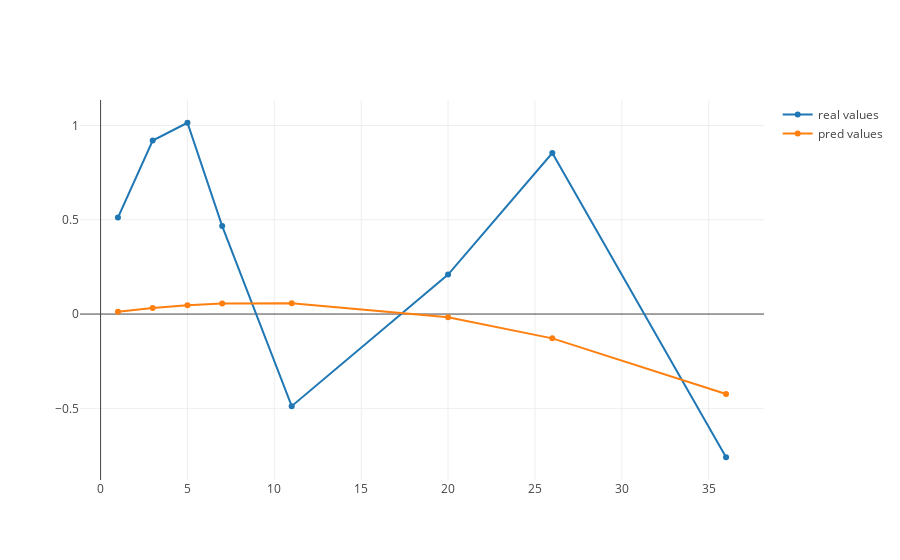
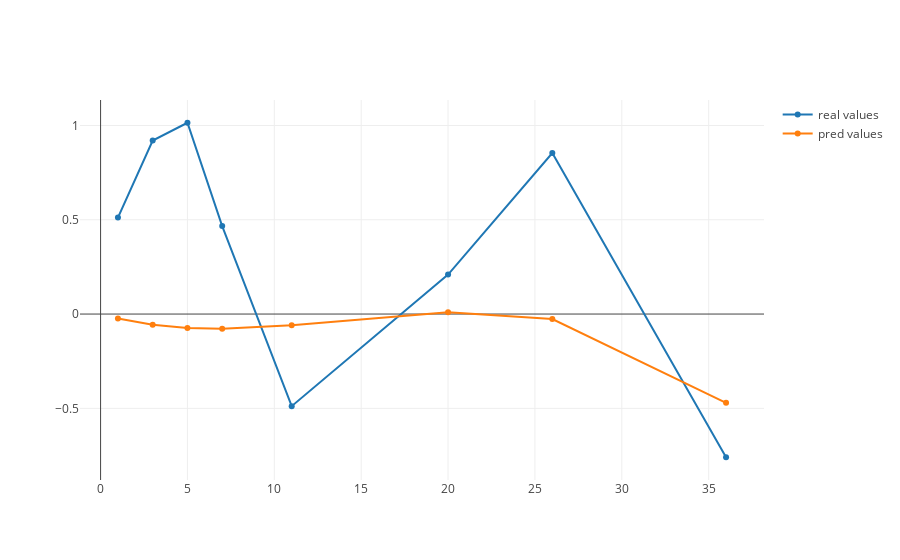
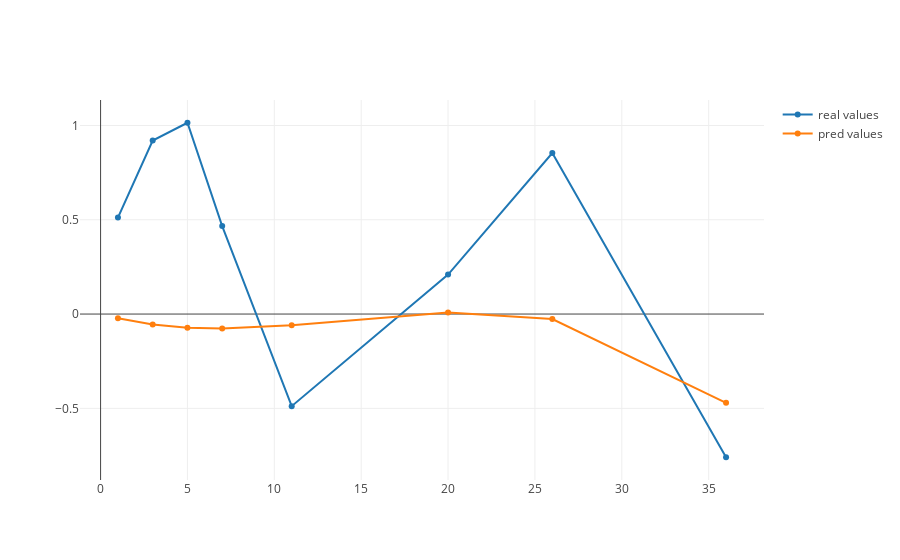
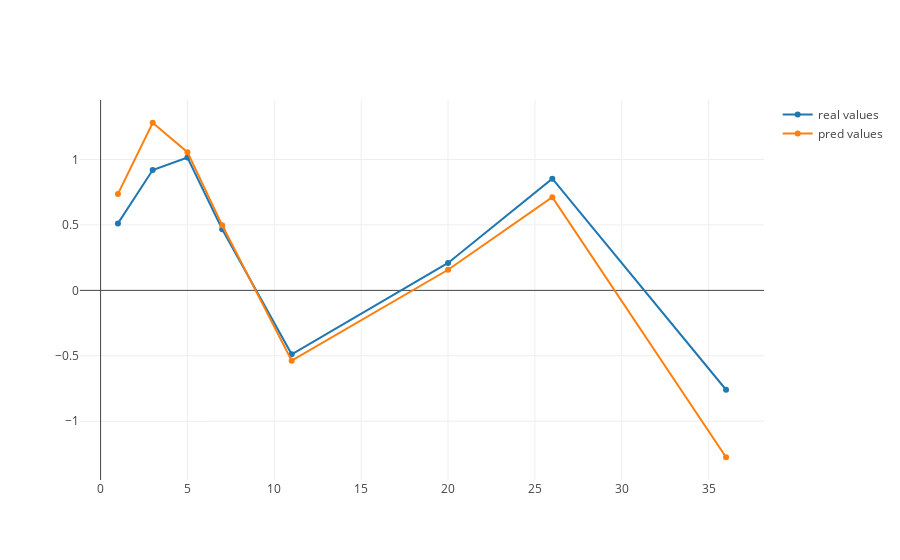

The notebook cell these images were saved under, in order:
### Markdown cell above
Тут матрица обратима, отличные от 0 значени $\alpha$ только уменьшают R2.

### Code cell
noisysine_ridge_df = noisysine_df.copy()

for i in range(2, 6):
    noisysine_ridge_df['x' + str(i)] = noisysine_ridge_df['x'] ** i
    noisysine_ridge_train_df = noisysine_ridge_df.loc[noisysine_train.index]
    noisysine_ridge_test_df = noisysine_ridge_df.loc[noisysine_test.index]
    
    real_y = noisysine_ridge_test_df.sort_values(by=['x'])['y']
    pred_y = predict_simple_regression(
                ridge_regression(noisysine_ridge_train_df.drop(columns=['y']), noisysine_ridge_train_df['y'], 0),
                noisysine_ridge_test_df.drop(columns=['y']).sort_values(by=['x']))
    
    print("Degree =", i, ", r2 = ", sklearn.metrics.r2_score(real_y, pred_y))
    
    plotly.offline.iplot([
        go.Scatter(
            y = real_y,
            x = noisysine_ridge_test_df.sort_values(by=['x'])['x'],
            mode = 'markers+lines',
            name = 'real values'
        ),
        go.Scatter(
            y = pred_y,
            x = sorted(noisysine_ridge_test_df['x']),
            mode = 'markers+lines',
            name = 'pred values'
        ),
        ], filename='real_values.html')

### Figure 1 — Plotly figure (JSON) as saved in the notebook; plotly's stock layout.template omitted (floating-point values rounded to 4 significant figures)
{"data": [{"mode": "markers+lines", "name": "real values", "type": "scatter", "uid": "789dbaf9-47e2-40ba-a4fd-697422ffcbee", "x": [1, 3, 5, 7, 11, 20, 26, 36], "y": [0.5118, 0.9198, 1.014, 0.4667, -0.4884, 0.2095, 0.8537, -0.7593]}, {"mode": "markers+lines", "name": "pred values", "type": "scatter", "uid": "4ca2e395-54d2-40b1-818f-67b3d5681b3f", "x": [1, 3, 5, 7, 11, 20, 26, 36], "y": [0.01206, 0.0321, 0.0467, 0.05585, 0.0578, -0.01745, -0.1289, -0.4235]}], "layout": {}}

### Figure 2 — Plotly figure (JSON) as saved in the notebook; plotly's stock layout.template omitted (floating-point values rounded to 4 significant figures)
{"data": [{"mode": "markers+lines", "name": "real values", "type": "scatter", "uid": "03932db5-9207-4f4a-a841-14bd4d69271e", "x": [1, 3, 5, 7, 11, 20, 26, 36], "y": [0.5118, 0.9198, 1.014, 0.4667, -0.4884, 0.2095, 0.8537, -0.7593]}, {"mode": "markers+lines", "name": "pred values", "type": "scatter", "uid": "5b106010-c3a4-4c36-a480-64e23e65a893", "x": [1, 3, 5, 7, 11, 20, 26, 36], "y": [-0.02323, -0.05611, -0.07327, -0.07758, -0.05914, 0.009303, -0.02662, -0.4707]}], "layout": {}}

### Figure 3 — Plotly figure (JSON) as saved in the notebook; plotly's stock layout.template omitted (floating-point values rounded to 4 significant figures)
{"data": [{"mode": "markers+lines", "name": "real values", "type": "scatter", "uid": "e4c7d1d7-466a-410c-8bda-f3ddc2520dd8", "x": [1, 3, 5, 7, 11, 20, 26, 36], "y": [0.5118, 0.9198, 1.014, 0.4667, -0.4884, 0.2095, 0.8537, -0.7593]}, {"mode": "markers+lines", "name": "pred values", "type": "scatter", "uid": "b79858e4-6bd6-4d26-a515-71fa05991672", "x": [1, 3, 5, 7, 11, 20, 26, 36], "y": [-0.02278, -0.05514, -0.07217, -0.07662, -0.05884, 0.008631, -0.02668, -0.4705]}], "layout": {}}

### Figure 4 — Plotly figure (JSON) as saved in the notebook; plotly's stock layout.template omitted (floating-point values rounded to 4 significant figures)
{"data": [{"mode": "markers+lines", "name": "real values", "type": "scatter", "uid": "f2ce1703-139b-4ae6-971e-ccd42f7738f9", "x": [1, 3, 5, 7, 11, 20, 26, 36], "y": [0.5118, 0.9198, 1.014, 0.4667, -0.4884, 0.2095, 0.8537, -0.7593]}, {"mode": "markers+lines", "name": "pred values", "type": "scatter", "uid": "7982879a-614e-49b6-8a3f-c259a8af4ff1", "x": [1, 3, 5, 7, 11, 20, 26, 36], "y": [0.7369, 1.281, 1.056, 0.497, -0.5371, 0.1574, 0.7122, -1.275]}], "layout": {}}
